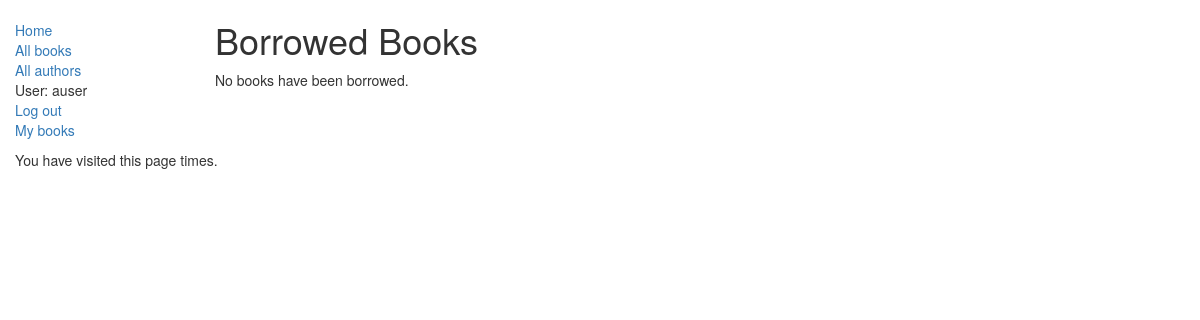
Page /catalog/mybooks/ (signed in) on the earlier database version.
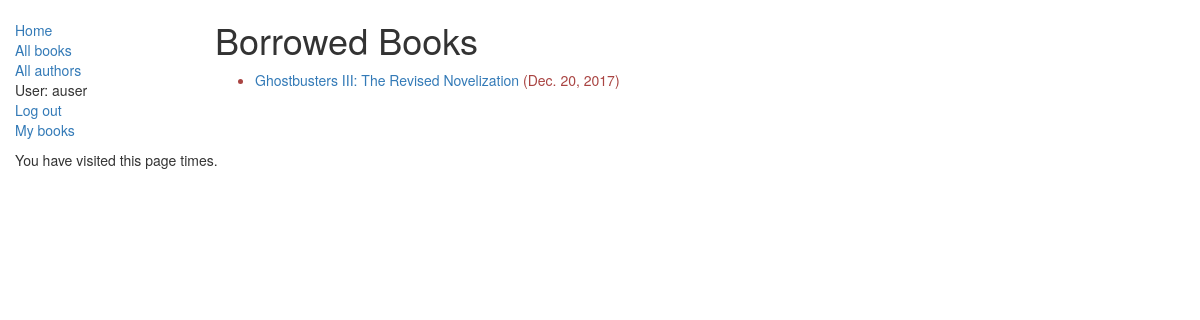
Same page on the later database version.
### catalog/models.py (models this page shows, shortened)
class BookInstance(models.Model):
    id = models.UUIDField(primary_key=True, default=uuid.uuid4, help_text="Unique ID for this book across the whole library")
    book = models.ForeignKey(Book, on_delete=models.SET_NULL, null=True)
    imprint = models.CharField(max_length=200)
    due_back = models.DateField(null=True, blank=True)
    LOAN_STATUS = (
        ('m', 'Maintenance'),
        ('o', 'On Loan'),
        ('a', 'Available'),
        ('r', 'Reserved'),
        ('p', 'Between Matter Phases'),
        ('x', 'Trapped in Dimension X'),
        ('k', 'Not Yet Provided By The Free Market')
    )
    status = models.CharField(max_length=1, choices=LOAN_STATUS, blank=True, default='m', help_text='Book availability')
    borrower = models.ForeignKey(User, on_delete=models.SET_NULL, null=True, blank=True)
    class Meta:
        ordering = ['due_back']
        permissions = (("can_mark_returned", "Set book as returned"),("can_renew", "Renew book due date"))
    @property
    def is_overdue(self):
        if self.due_back and date.today() > self.due_back:
            return True
        return False

class Book(models.Model):
    title = models.CharField(max_length=200)
    author = models.ForeignKey('Author', on_delete=models.SET_NULL, null=True)
    summary = models.TextField(max_length=1000, help_text="Please enter a BRIEF description of the book")
    isbn = models.CharField('ISBN', max_length=13, help_text='13-character <a href="https://www.isbn-international.org/content/what-isbn">ISBN number</a>')
    genre = models.ManyToManyField(Genre, help_text="Select a genre for this book")
    language = models.ForeignKey(Language, on_delete=models.SET_NULL, null=True)
    def get_absolute_url(self):
        return reverse('book-detail', args=[str(self.id)])
    def display_genre(self):
        """
        Returns first 3 genres in short description string so admin site can display
        """
        return ', '.join([genre.name for genre in self.genre.all()[:3]])
    display_genre.short_description = 'Hurf Blurf'

### catalog/views.py (the view)
class LoanedBooksByUserListView(LoginRequiredMixin, generic.ListView):
    model = BookInstance
    template_name = 'catalog/bookinstance_list_borrowed_user.html'
    paginate_by = 10
    def get_queryset(self):
        return BookInstance.objects.filter(borrower = self.request.user).filter(status__exact='o').order_by('due_back')

### catalog/templates/catalog/bookinstance_list_borrowed_user.html
{% extends "base_generic.html" %}
{% block content %}
    <h1>Borrowed Books</h1>
    {% if bookinstance_list %}
    <ul>
        {% for bookinst in bookinstance_list %}
        <li class="{% if bookinst.is_overdue %}text-danger{% endif %}">
            <a href="{{ bookinst.book.get_absolute_url }}">{{ bookinst.book.title }}</a> ({{ bookinst.due_back }})
        </li>
        {% endfor %}
    </ul>
    {% else %}
    <p>No books have been borrowed.</p>
    {% endif %}
{% endblock %}

Differences in the rows shown:
now on this page (row edited): BookInstance: book "Ghostbusters III: The Revised Novelization", due_back "Dec. 20, 2017"
Other differences:
text no longer shown: "No books have been borrowed."
